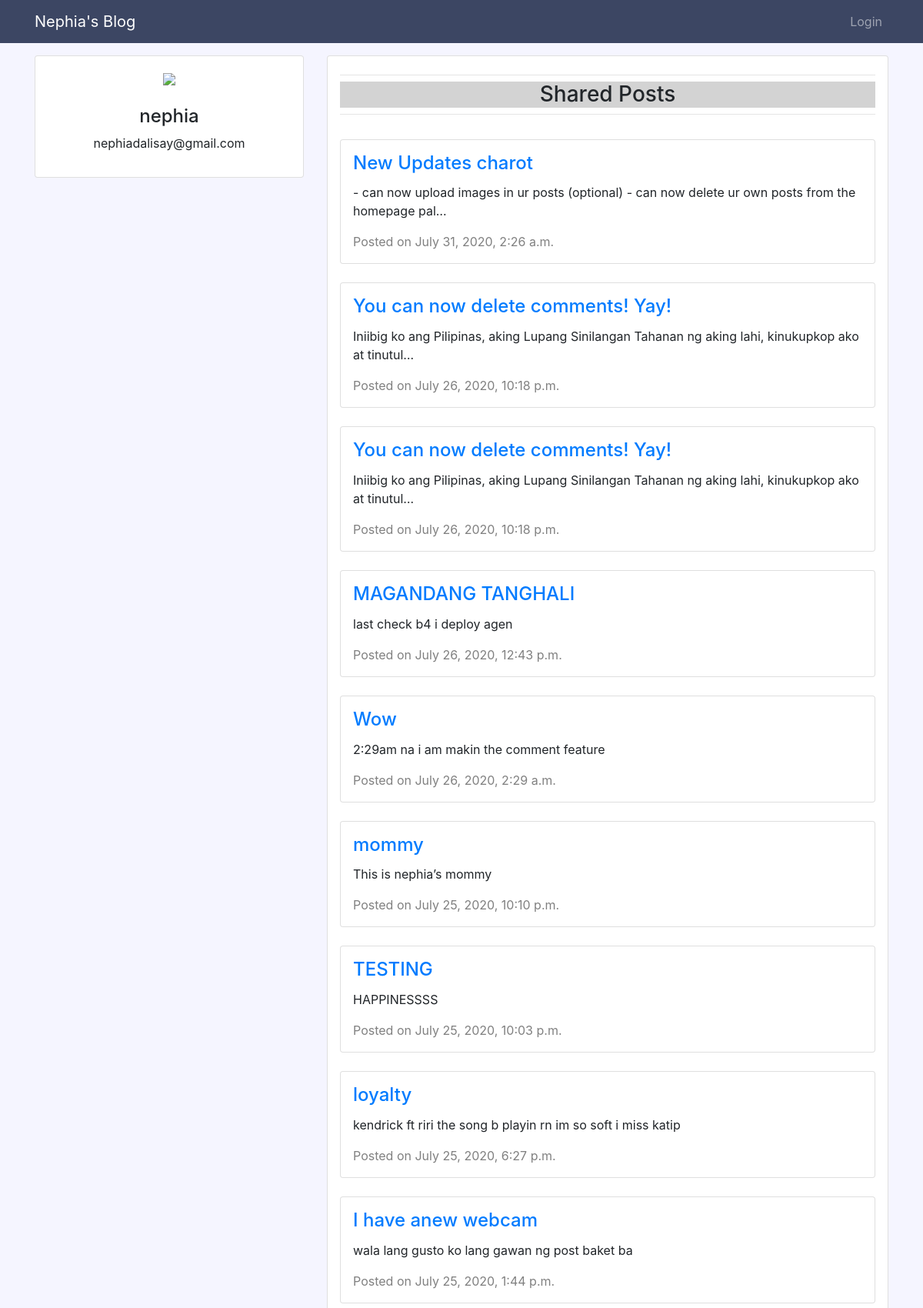
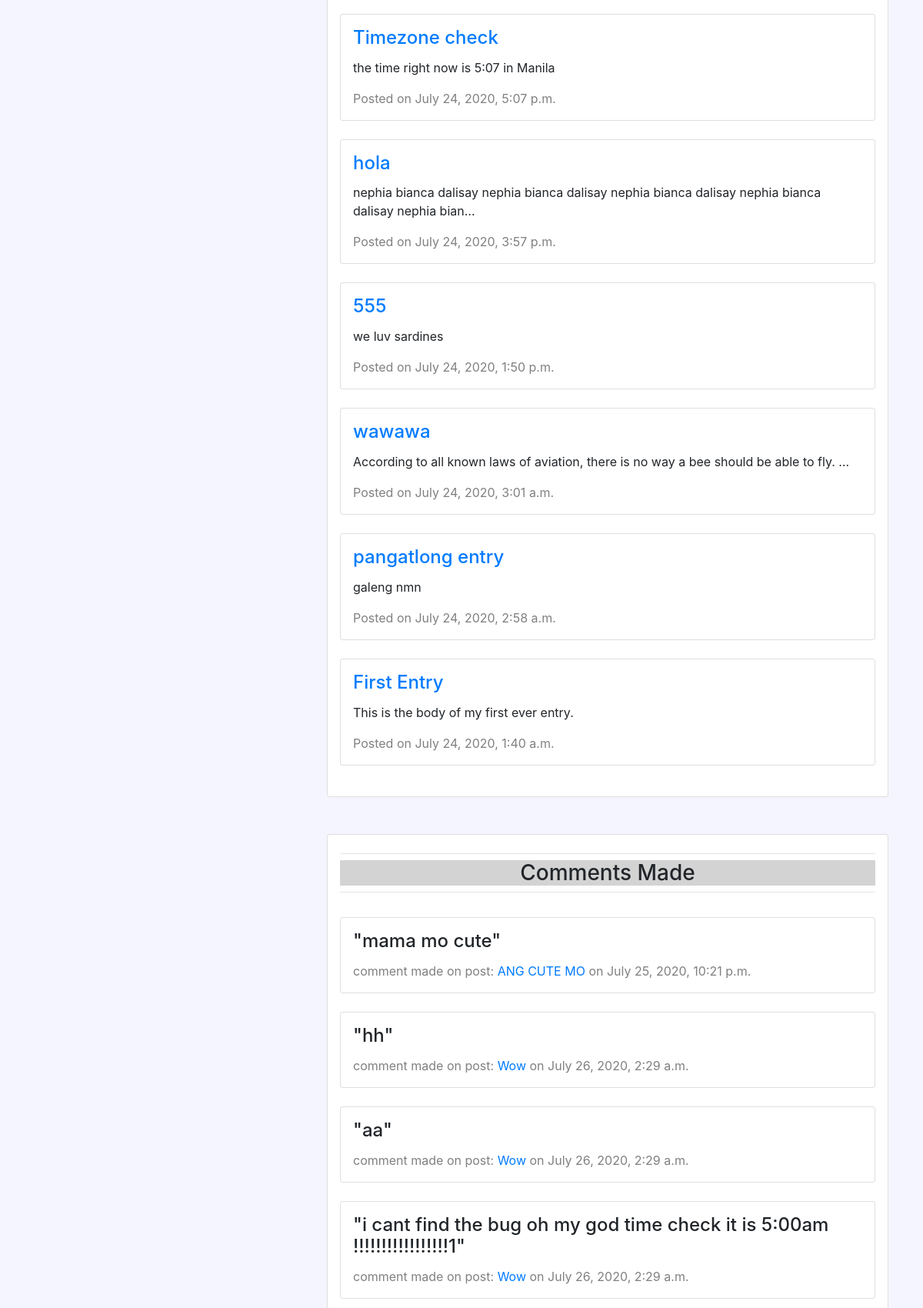
Screenshot of /users/profile/1/ (upper part) with the database file from the repository (2 pictures, top to bottom).
### entries/models.py (models this page shows, shortened)
class Entry(models.Model):
	entry_title = models.CharField(max_length=50)
	entry_text = models.TextField()
	entry_date = models.DateTimeField(auto_now_add=True)
	entry_author = models.ForeignKey(User, on_delete=models.CASCADE)
	image = models.ImageField(null=True, blank=True)
	class Meta:
		verbose_name_plural = "entries"
		ordering = ['-entry_date',]

class Comment (models.Model):
	entry = models.ForeignKey(Entry, on_delete=models.CASCADE, related_name='comments')
	comment_author = models.ForeignKey(User, on_delete=models.CASCADE)
	text = models.TextField()
	comment_date = models.DateTimeField(auto_now_add=True)
	approved_comment = models.BooleanField(default=False)

### users/views.py (the view)
# urls.py: path('profile/<int:pk>/', views.view_profile, name='user_profile'),
def view_profile(request, pk):
	entry_user = get_object_or_404(User, pk=pk)
	entry_user_posts = Entry.objects.filter(entry_author=entry_user)
	entry_user_comments = Comment.objects.filter(comment_author=entry_user)
	ordering = ['-entry_date']
	return render(request, 'users/profile.html', {'entry_user':entry_user,'entry_user_posts':entry_user_posts,'entry_user_comments':entry_user_comments})

### users/templates/users/profile.html (shortened to what this page needs)
{% extends "entries/base.html" %}
{% block content %}
<div class="container-fluid padding">
  <div class="row text-center padding">
    <div class="col-md-4">
      <div class="card my-0 padding">
        <div class="profile_info" style="margin:1rem;">
          <center>
          <img src="https://nyarisk.com/wp-content/themes/nyarisk/assets/img/default-profile.png" style="width:60%">
          <br><br>
          <h4>{{entry_user.username}}</h4>
          <p>{{entry_user.email}}</p>
          </center>
        </div>
      </div>
    </div>
    <div class="col-md-8">
      <div class="card my-0 padding">
        <div class="profile_info" style="margin:1rem;">
          <center>
            <hr class="my-2">
            <div style="background-color:lightgrey"><h3>Shared Posts</h3></div>
            <hr class="my-2"><br>
            {% for entry in entry_user_posts %}
                <div class="card my-0 padding" style="text-align:left">
                  <div style="margin:1rem;">
                    <h4 class="card-title"><a href="{% url 'entry-detail' pk=entry.pk %}">{{entry.entry_title}}</a></h4>
                    <p class="card-text">{{entry.entry_text | truncatechars:100}}</p>
                    <div style="color:grey">
                      Posted on {{entry.entry_date}}
                    </div>
                  </div>
                </div><br>
            {% endfor %}
          </center>
        </div>
      </div>
      <br><br>
      <div class="card my-0 padding">
        <div class="profile_info" style="margin:1rem;">
          <center>
            <hr class="my-2">
            <div style="background-color:lightgrey"><h3>Comments Made</h3></div>
            <hr class="my-2"><br>
            {% for comment in entry_user_comments %}
                <div class="card my-0 padding" style="text-align:left">
                  <div style="margin:1rem">
                    <h4 class="card-title">"{{comment.text}}"</h4>
                    <div style="color:gray">
                    comment made on post: <a href="{% url 'entry-detail' pk=comment.entry.pk %}">{{comment.entry.entry_title}}</a> on {{comment.entry.entry_date}}
                    </div>
                  </div>
                </div><br>
            {% endfor %}
          </center>
        </div>
      </div>
    </div>
  </div>
<br></div>
{% endblock %}

### rows the page displays
Entry: entry_title "New Updates charot", entry_text "- can now upload images in ur posts (optional) - can now delete ur own posts from the homepage pal…", entry_date "July 31, 2020, 2:26 a.m."
Entry: entry_title "You can now delete comments! Yay!", entry_text "Iniibig ko ang Pilipinas, aking Lupang Sinilangan Tahanan ng aking lahi, kinukupkop ako at tinutul…", entry_date "July 26, 2020, 10:18 p.m."
Entry: entry_title "You can now delete comments! Yay!", entry_text "Iniibig ko ang Pilipinas, aking Lupang Sinilangan Tahanan ng aking lahi, kinukupkop ako at tinutul…", entry_date "July 26, 2020, 10:18 p.m."
Entry: entry_title "MAGANDANG TANGHALI", entry_text "last check b4 i deploy agen", entry_date "July 26, 2020, 12:43 p.m."
Entry: entry_title "Wow", entry_text "2:29am na i am makin the comment feature", entry_date "July 26, 2020, 2:29 a.m."
Entry: entry_title "mommy", entry_text "This is nephia’s mommy", entry_date "July 25, 2020, 10:10 p.m."
Entry: entry_title "TESTING", entry_text "HAPPINESSSS", entry_date "July 25, 2020, 10:03 p.m."
Entry: entry_title "loyalty", entry_text "kendrick ft riri the song b playin rn im so soft i miss katip", entry_date "July 25, 2020, 6:27 p.m."
Entry: entry_title "I have anew webcam", entry_text "wala lang gusto ko lang gawan ng post baket ba", entry_date "July 25, 2020, 1:44 p.m."
Entry: entry_title "Timezone check", entry_text "the time right now is 5:07 in Manila", entry_date "July 24, 2020, 5:07 p.m."
Entry: entry_title "hola", entry_text "nephia bianca dalisay nephia bianca dalisay nephia bianca dalisay nephia bianca dalisay nephia bian…", entry_date "July 24, 2020, 3:57 p.m."
Entry: entry_title "555", entry_text "we luv sardines", entry_date "July 24, 2020, 1:50 p.m."
Entry: entry_title "wawawa", entry_text "According to all known laws of aviation, there is no way a bee should be able to fly. …", entry_date "July 24, 2020, 3:01 a.m."
Entry: entry_title "pangatlong entry", entry_text "galeng nmn", entry_date "July 24, 2020, 2:58 a.m."
Entry: entry_title "First Entry", entry_text "This is the body of my first ever entry.", entry_date "July 24, 2020, 1:40 a.m."
Comment: text "mama mo cute", entry.entry_title "ANG CUTE MO", entry.entry_date "July 25, 2020, 10:21 p.m."
Comment: text "hh", entry.entry_title "Wow", entry.entry_date "July 26, 2020, 2:29 a.m."
Comment: text "aa", entry.entry_title "Wow", entry.entry_date "July 26, 2020, 2:29 a.m."
Comment: text "i cant find the bug oh my god time check it is 5:00am !!!!!!!!!!!!!!!!!1", entry.entry_title "Wow", entry.entry_date "July 26, 2020, 2:29 a.m."

### other values shown
{{ entry_user.username }} "nephia"
{{ entry_user.email }} "nephiadalisay@gmail.com"
